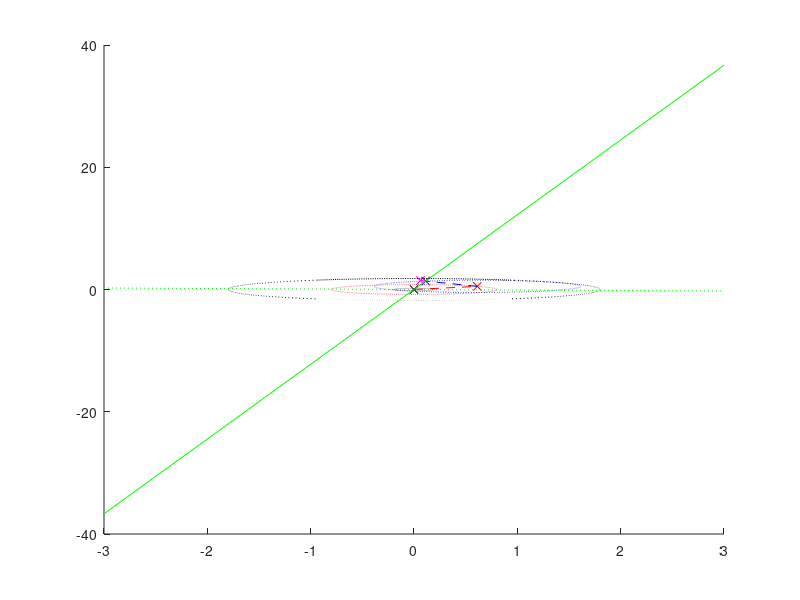

Here is the MATLAB script that generated this plot: (Note: this script raises an error after producing the figure.)
%% Toy used to practice altitude-control in a simplified environment


Control = 'Altitude';

%% Initialising
Joint.Shoulder = deg2rad(40);
Joint.Elbow    = deg2rad(80);
Joint.Wrist    = deg2rad(0);

% L1 : shoulder to elbow, L2 : elbow to wrist, L3 : wrist to tip
Length.L1 = 0.8;
Length.L2 = 1;
Length.L3 = 0.1;

% Points
Point.Shoulder.x = 0;
Point.Shoulder.y = 0;

Point.Elbow.x = Point.Shoulder.x + Length.L1 * cos( Joint.Shoulder );
Point.Elbow.y = Point.Shoulder.y + Length.L1 * sin( Joint.Shoulder );

Point.Wrist.x = Point.Elbow.x + Length.L2 * cos( Joint.Elbow + Joint.Shoulder );
Point.Wrist.y = Point.Elbow.y + Length.L2 * sin( Joint.Elbow + Joint.Shoulder );

Point.Tip.x = Point.Wrist.x + Length.L3 * cos( Joint.Wrist + Joint.Elbow + Joint.Shoulder );
Point.Tip.y = Point.Wrist.y + Length.L3 * sin( Joint.Wrist + Joint.Elbow + Joint.Shoulder );


%% Guide

% y = m*x + c (but centred at origin so c = 0)
Guide.m = -1;

% Let initial Guide be where Wrist and Shoulder meet
dx = Point.Shoulder.x - Point.Wrist.x;
dy = Point.Shoulder.y - Point.Wrist.y;
Guide.m = dy/dx;

%Guide Tangent
Guide.m_perp = -1/Guide.m;

%% START

% Start Altitude
dx = Point.Shoulder.x - Point.Wrist.x;
dy = Point.Shoulder.y - Point.Wrist.y;
Altitude.start = sqrt(dx^2 + dy^2 );

Altitude.min = abs(Length.L1 - Length.L2);
Altitude.max = Length.L1 + Length.L2;

% Max Altitude is always when:
% 1. Joint.Elbow = 0 AND
% 2. Joint.Shoulder is aligned with Guide

Start.Length.A = Length.L2;
Start.Length.B = Altitude.start;
Start.Length.C = Length.L1;

A = Start.Length.A;
B = Start.Length.B;
C = Start.Length.C;

a = acos( (B^2 + C^2 - A^2)/(2*B*C) ); 
b = acos( (A^2 + C^2 - B^2)/(2*A*C) );
c = acos( (A^2 + B^2 - C^2)/(2*A*B) );

Start.Angle.a = a;
Start.Angle.b = b;
Start.Angle.c = c;

% Triangle A C D
A = Length.L3;

dx = Point.Shoulder.x - Point.Tip.x;
dy = Point.Shoulder.y - Point.Tip.y;
C = sqrt(dx^2 + dy^2 );

D = Altitude.start;

% Angle between guide and tip
Start.Angle.d = pi - acos( (D^2 + A^2 - C^2)/(2*D*A) );



%% Plotting
% Pi Sweep to plot circles
o = linspace(-pi,pi,1000);

figure;
hold on;

% Base : Shoulder
plot( Point.Shoulder.x, Point.Shoulder.y, 'xk' );

% Shoulder to Elbow
plot( Point.Elbow.x, Point.Elbow.y, 'xr' );
plot( [Point.Shoulder.x,Point.Elbow.x], [Point.Shoulder.y,Point.Elbow.y], '--r' );
plot( Point.Shoulder.x+Length.L1 * cos( o ), Point.Shoulder.y+Length.L1 * sin( o ), ':r' );

% Elbow to Wrist
plot( Point.Wrist.x, Point.Wrist.y, 'xb' );
plot( [Point.Elbow.x,Point.Wrist.x], [Point.Elbow.y,Point.Wrist.y], '--b' );
plot( Point.Elbow.x+Length.L2 * cos( o ), Point.Elbow.y+Length.L2 * sin( o ), ':b' );

% Joining Line
plot( [Point.Shoulder.x,Point.Wrist.x], [Point.Shoulder.y,Point.Wrist.y], ':k' );

% Wrist to Tip
plot( Point.Tip.x, Point.Tip.y, 'xm' );
plot( [Point.Wrist.x,Point.Tip.x], [Point.Wrist.y,Point.Tip.y], '--m' );

% Guide
x = linspace(-3,3,2);
plot( x, Guide.m*x, 'g' );
plot( x, Guide.m_perp*x, ':g' );

plot( Point.Shoulder.x + Altitude.min * cos(o),Point.Shoulder.y + Altitude.min * sin(o), ':k');
plot( Point.Shoulder.x + Altitude.max * cos(o),Point.Shoulder.y + Altitude.max * sin(o), ':k');

%% Altitude Control
if strcmp(Control,'Altitude')
    Altitude.new = Altitude.start * 0.2;

    if Altitude.new > Altitude.max
        Altitude.new = Altitude.max;
    elseif Altitude.new < Altitude.min
        Altitude.new = Altitude.min;
    end

    disp('Current Alt:'+string(Altitude.start))
    disp('Max Alt:'+string(Altitude.max))
    disp('Min Alt:'+string(Altitude.min))
    disp('Target Alt:'+string(Altitude.new))
    disp('_')

    Stop.Length.A = Length.L2;
    Stop.Length.B = Altitude.new;
    Stop.Length.C = Length.L1;

    A = Stop.Length.A;
    B = Stop.Length.B;
    C = Stop.Length.C;

    a = acos( (B^2 + C^2 - A^2)/(2*B*C) ); 
    b = acos( (A^2 + C^2 - B^2)/(2*A*C) );
    c = acos( (A^2 + B^2 - C^2)/(2*A*B) );

    Stop.Angle.a = a;
    Stop.Angle.b = b;
    Stop.Angle.c = c;

    new_Js = Joint.Shoulder + ( Start.Angle.a - Stop.Angle.a );

    new_Je = Joint.Elbow + ( Start.Angle.b - Stop.Angle.b );
end
%% Joint Control (Using Shoulder Joint)
if strcmp(Control,'Joint')
    
    new_Js = deg2rad(23.475);
    Js = new_Js;
    
    %% Check if it is possible to reach Guide
    
    
    %% Find R and alpha
    m = Guide.m;
    L1 = Length.L1;
    L2 = Length.L2;

    x = - ( sin(Js)-m*cos(Js) )/( cos(Js)+m*sin(Js) );
    alpha = atan(1/x);
    R = sqrt( x^2 + 1 );
    
    
    %% Detect Quadrant relative to Guide
    

    Point.Elbow.x = Point.Shoulder.x + Length.L1 * cos( Js );
    Point.Elbow.y = Point.Shoulder.y + Length.L1 * sin( Js );

    if Point.Elbow.y < Point.Elbow.x * Guide.m_perp
        if Point.Elbow.x < Point.Elbow.y / Guide.m
            Quadrant = 3;
        else
            Quadrant = 4;
        end
    else
        if Point.Elbow.x < Point.Elbow.y / Guide.m
            Quadrant = 2;
        else
            Quadrant = 1;
        end
    end

    %% Jx = Je - alpha
    if Quadrant == 1 || Quadrant == 3
        Jx = acos(x*L1/L2*1/R);
        Je = Jx + alpha;
        difference = Start.Angle.b-Je;

        new_Je = Joint.Elbow+difference;

    elseif Quadrant == 2 || Quadrant == 4
            Jx = acos(x*L1/L2*1/R);
            Je = Jx + alpha;

            % Correction
            Je = pi-Je;

            difference = Start.Angle.b-Je;

            new_Je = Joint.Elbow+difference;

            % Correction
            new_Je = -1*new_Je;
    end
    
    disp('Current Joint:'+string(rad2deg(Joint.Elbow)))
    disp('Current B:'+string(rad2deg(b)))
    disp('Target B :'+string(rad2deg(Je)))
    disp('Target Joint difference :'+string(rad2deg(difference)))
    disp('Target Joint :'+string(rad2deg(new_Je)))
end

Joint.Shoulder = new_Js;
Joint.Elbow    = new_Je;
Joint.Wrist    = Joint.Wrist;

%% STOP
% Points
Point.Elbow.x = Point.Shoulder.x + Length.L1 * cos( Joint.Shoulder );
Point.Elbow.y = Point.Shoulder.y + Length.L1 * sin( Joint.Shoulder );

Point.Wrist.x = Point.Elbow.x + Length.L2 * cos( Joint.Elbow + Joint.Shoulder );
Point.Wrist.y = Point.Elbow.y + Length.L2 * sin( Joint.Elbow + Joint.Shoulder );

Point.Tip.x = Point.Wrist.x + Length.L3 * cos( Joint.Wrist + Joint.Elbow + Joint.Shoulder  );
Point.Tip.y = Point.Wrist.y + Length.L3 * sin( Joint.Wrist + Joint.Elbow + Joint.Shoulder  );

% End Altitude
dx = Point.Shoulder.x - Point.Wrist.x;
dy = Point.Shoulder.y - Point.Wrist.y;
Altitude.end = sqrt(dx^2 + dy^2 );

Stop.Length.A = Length.L2;
Stop.Length.B = Altitude.end;
Stop.Length.C = Length.L1;

A = Stop.Length.A;
B = Stop.Length.B;
C = Stop.Length.C;

a = acos( (B^2 + C^2 - A^2)/(2*B*C) ); 
b = acos( (A^2 + C^2 - B^2)/(2*A*C) );
c = acos( (A^2 + B^2 - C^2)/(2*A*B) );

Stop.Angle.a = a;
Stop.Angle.b = b;
Stop.Angle.c = c;

% Triangle A C D
A = Length.L3;

dx = Point.Shoulder.x - Point.Tip.x;
dy = Point.Shoulder.y - Point.Tip.y;
C = sqrt(dx^2 + dy^2 );

D = Altitude.end;

% Angle between guide and tip
Stop.Angle.d = pi - acos( (D^2 + A^2 - C^2)/(2*D*A) );

% Difference
dJw = Start.Angle.d - Stop.Angle.d;

new_Jw = Joint.Wrist + dJw;

Joint.Wrist    = new_Jw;

Point.Tip.x = Point.Wrist.x + Length.L3 * cos( Joint.Wrist + Joint.Elbow + Joint.Shoulder  );
Point.Tip.y = Point.Wrist.y + Length.L3 * sin( Joint.Wrist + Joint.Elbow + Joint.Shoulder  );


%% Plotting
% Base : Shoulder
plot( Point.Shoulder.x, Point.Shoulder.y, 'xk' );

% Shoulder to Elbow
plot( Point.Elbow.x, Point.Elbow.y, 'xk' );
plot( [Point.Shoulder.x,Point.Elbow.x], [Point.Shoulder.y,Point.Elbow.y], 'r' );

% Elbow to Wrist
plot( Point.Wrist.x, Point.Wrist.y, 'xk' );
plot( [Point.Elbow.x,Point.Wrist.x], [Point.Elbow.y,Point.Wrist.y], 'b' );

% Wrist to Tip
plot( Point.Tip.x, Point.Tip.y, 'xk' );
plot( [Point.Wrist.x,Point.Tip.x], [Point.Wrist.y,Point.Tip.y], 'm' );


% Text
text(-1, -1.2, strcat('start alt: ',string(Altitude.start)));
text(-1, -1.3, strcat('end  alt: ',string(Altitude.end)));

text(Point.Shoulder.x+0.05, Point.Shoulder.y-0.05, 'a');
text(Point.Elbow.x+0.05, Point.Elbow.y-0.05, 'b');
text(Point.Wrist.x+0.05, Point.Wrist.y-0.05, 'c');

text(0, -1.2, strcat('start  a: ',string(rad2deg(Start.Angle.a))));
text(0, -1.3, strcat('start  b: ',string(rad2deg(Start.Angle.b))));
text(0, -1.4, strcat('start  c: ',string(rad2deg(Start.Angle.c))));

text(1, -1.2, strcat('stop  a: ',string(rad2deg(Stop.Angle.a))));
text(1, -1.3, strcat('stop  b: ',string(rad2deg(Stop.Angle.b))));
text(1, -1.4, strcat('stop  c: ',string(rad2deg(Stop.Angle.c))));

L = Length.L1+Length.L2;
s = 1.0;
xlim([-s*L,s*L]);
ylim([-s*L,s*L]);
axis equal;